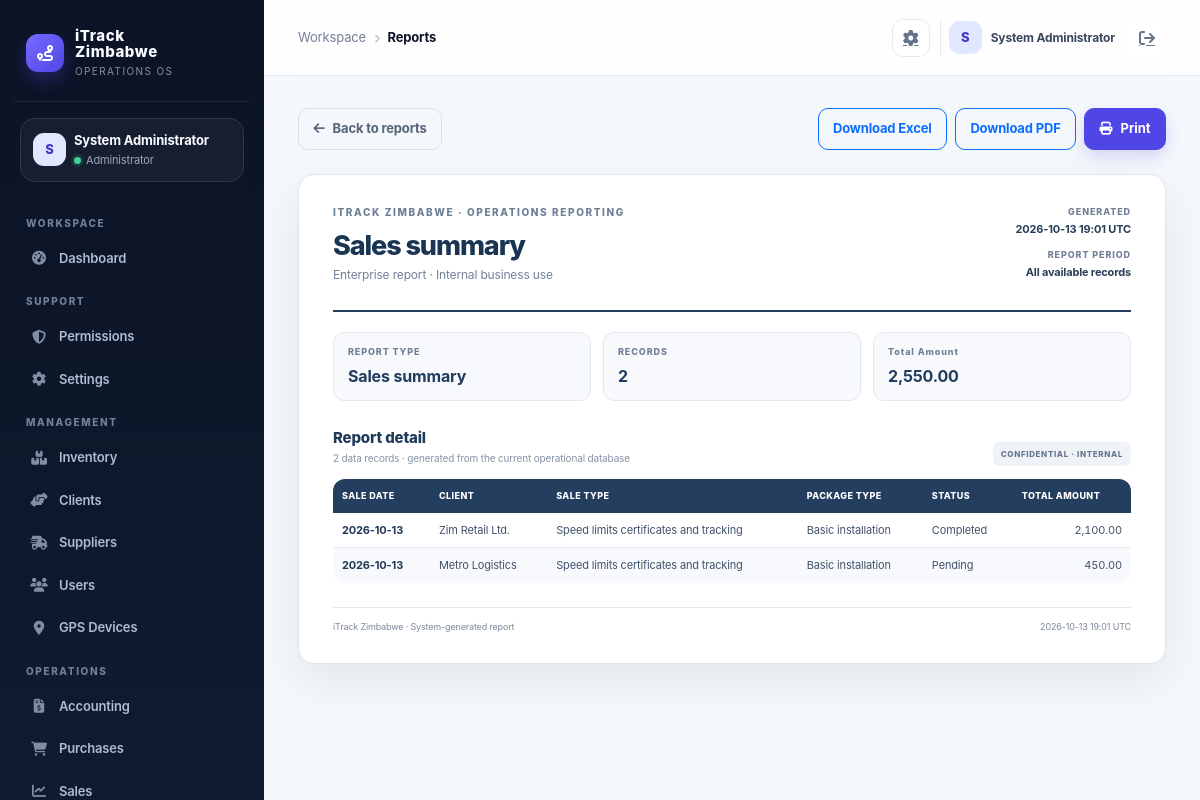
/index.php?controller=reports&action=preview&type=sales&period=all (signed in), run on the app's committed database.
### tables this page shows
CREATE TABLE IF NOT EXISTS sales (
  id INT AUTO_INCREMENT PRIMARY KEY,
  client_id INT NULL,
  sales_person_id INT NULL,
  sale_date DATE NOT NULL DEFAULT CURRENT_DATE,
  status VARCHAR(50) NOT NULL DEFAULT 'draft',
  sale_type VARCHAR(80) NOT NULL DEFAULT 'speed_certificates_tracking',
  package_type VARCHAR(80) NOT NULL DEFAULT 'basic_installation',
  total_amount DECIMAL(14,2) NOT NULL DEFAULT 0.00,
  created_at TIMESTAMP DEFAULT CURRENT_TIMESTAMP,
  FOREIGN KEY (client_id) REFERENCES clients(id) ON DELETE SET NULL,
  FOREIGN KEY (sales_person_id) REFERENCES users(id) ON DELETE SET NULL
);

CREATE TABLE IF NOT EXISTS clients (
  id INT AUTO_INCREMENT PRIMARY KEY,
  company_name VARCHAR(150) NOT NULL,
  contact_name VARCHAR(150),
  email VARCHAR(150),
  phone VARCHAR(50),
  address TEXT,
  status VARCHAR(20) NOT NULL DEFAULT 'active',
  created_at TIMESTAMP DEFAULT CURRENT_TIMESTAMP
);

### app/controllers/ReportsController.php (called while the page is built, shortened)
<?php
require_once dirname(__DIR__) . '/services/ReportFormatter.php';
class ReportsController extends Controller
{
	private Report $model;
	public function __construct()
	{
		$this->model = new Report();
	}
	private function normalizeReportType(string $type): string
	{
		$aliases = ['sales' => 'Sales summary', 'inventory' => 'Inventory valuation', 'receivables' => 'Receivables', 'gps' => 'GPS activity', 'cashbook' => 'Cash book'];
		$type = $aliases[strtolower(trim($type))] ?? trim($type);
		return in_array($type, ['Sales summary', 'Inventory valuation', 'Receivables', 'GPS activity', 'Cash book'], true) ? $type : 'Sales summary';
	}
	private function normalizeReportPeriod(string $period): string
	{
		return in_array($period, ['all', 'today', 'last_7_days', 'last_30_days', 'this_month', 'custom'], true) ? $period : 'all';
	}
	private function effectiveReportPeriod(string $type, string $period): string
	{
		return $this->normalizeReportType($type) === 'Inventory valuation' ? 'all' : $period;
	}
	public function preview(): void
	{
		$type = $this->normalizeReportType((string) ($_GET['type'] ?? 'Sales summary'));
		$period = $this->effectiveReportPeriod($type, $this->normalizeReportPeriod((string) ($_GET['period'] ?? 'all')));
		$startDate = (string) ($_GET['start_date'] ?? '');
		$endDate = (string) ($_GET['end_date'] ?? '');
		$periodLabels = [
			'all' => 'All available records',
			'today' => 'Today',
			'last_7_days' => 'Last 7 days',
			'last_30_days' => 'Last 30 days',
			'this_month' => 'This month',
			'custom' => $startDate . ' – ' . $endDate,
		];
		$this->view('reports/preview', [
			'title' => $type . ' report',
			'reportType' => $type,
			'reportPeriod' => $type === 'Inventory valuation' ? 'Current stock snapshot' : $periodLabels[$period],
			'period' => $period,
			'rows' => ReportFormatter::rows($this->model->exportRows($type, $period, $startDate, $endDate)),
			'generatedAt' => date('Y-m-d H:i T'),
		]);
	}
}

### public/index.php (called while the page is built, shortened)
<?php
$uri = $_SERVER['REQUEST_URI'] ?? '/';
$controllerKey = $_GET['controller'] ?? null;
$actionKey = $_GET['action'] ?? null;
$route = $controllerKey ? [
    'controller' => ucfirst($controllerKey) . 'Controller',
    'action' => $actionKey ?? 'index',
] : Router::route($uri);
$actionName = $route['action'];
$controller = new $controllerName();
$controller->$actionName();

### app/core/Model.php (called while the page is built, shortened)
<?php
require_once dirname(__DIR__) . '/config/database.php';
abstract class Model
{
    protected PDO $db;
    public function __construct()
    {
        $this->db = Database::getInstance();
    }
    protected function fetchAll(string $sql, array $params = []): array
    {
        $stmt = $this->db->prepare($sql);
        $stmt->execute($params);
        return $stmt->fetchAll();
    }
    protected function execute(string $sql, array $params = []): int
    {
        $stmt = $this->db->prepare($sql);
        $stmt->execute($params);
        return $stmt->rowCount();
    }
}

### app/config/env.php (called while the page is built, shortened)
<?php
function loadEnv(): array
{
    static $loaded = null;
    if ($loaded !== null) {
        return $loaded;
    }
    $loaded = [];
    $envPath = dirname(__DIR__, 2) . '/.env';
    if (!is_readable($envPath)) {
        return $loaded;
    }
    return $loaded;
}
function env(string $key, $default = null)
{
    $vars = loadEnv();
    $value = getenv($key);
    return $value !== false ? $value : $default;
}

### app/config/app.php (called while the page is built)
<?php
require_once __DIR__ . '/env.php';
return [
    'app_name' => env('APP_NAME', 'iTrack Zimbabwe'),
    'debug' => filter_var(env('APP_DEBUG', false), FILTER_VALIDATE_BOOLEAN),
    'base_url' => env('APP_BASE_URL', '/itrack-zimbabwe'),
    'db' => [
        'host' => env('DB_HOST', '127.0.0.1'),
        'port' => env('DB_PORT', '3306'),
        'name' => env('DB_NAME', 'itrack_zimbabwe'),
        'user' => env('DB_USER', 'root'),
        'pass' => env('DB_PASS', ''),
    ],
    'session_name' => env('SESSION_NAME', 'itrack_session'),
    'csrf_token_name' => env('CSRF_TOKEN_NAME', 'csrf_token'),
    'upload_dir' => env('UPLOAD_DIR', dirname(__DIR__, 1) . '/uploads'),
    'openrouter_api_key' => env('OPENROUTER_API_KEY', ''),
    'openrouter_model' => env('OPENROUTER_MODEL', 'openrouter/free'),
];

### app/config/database.php (called while the page is built, shortened)
<?php
require_once dirname(__DIR__) . '/config/app.php';
class Database
{
    private static ?PDO $instance = null;
    public static function getInstance(): PDO
    {
        if (self::$instance === null) {
            $config = require dirname(__DIR__) . '/config/app.php';
            $mysqlEnabled = extension_loaded('pdo_mysql');
            if ($mysqlEnabled) {
                try {
                    $dsn = sprintf('mysql:host=%s;port=%s;dbname=%s;charset=utf8mb4', $config['db']['host'], $config['db']['port'], $config['db']['name']);
                    self::$instance = new PDO($dsn, $config['db']['user'], $config['db']['pass'], [
                        PDO::ATTR_ERRMODE => PDO::ERRMODE_EXCEPTION,
                        PDO::ATTR_DEFAULT_FETCH_MODE => PDO::FETCH_ASSOC,
                        PDO::ATTR_EMULATE_PREPARES => false,
                    ]);
                } catch (PDOException $exception) {
                    self::$instance = self::createSqliteInstance($config);
                }
            } else {
                self::$instance = self::createSqliteInstance($config);
            }
        }
        return self::$instance;
    }
}

### app/models/Report.php (called while the page is built, shortened)
<?php
class Report extends ModuleModel {
    private function periodBounds(string $period): ?array
    {
        $today = new DateTimeImmutable('today');
        return match ($period) {
            'today' => [$today, $today->modify('+1 day')],
            'last_7_days' => [$today->modify('-6 days'), $today->modify('+1 day')],
            'last_30_days' => [$today->modify('-29 days'), $today->modify('+1 day')],
            'this_month' => [$today->modify('first day of this month'), $today->modify('first day of next month')],
            default => null,
        };
    }
    private function periodCondition(string $column, string $period, ?string $startDate = null, ?string $endDate = null): array
    {
        $bounds = $this->periodBounds($period);
        if ($bounds === null) {
            return ['', []];
        }
        return [
            ' WHERE ' . $column . ' >= ? AND ' . $column . ' < ?',
            [$bounds[0]->format('Y-m-d'), $bounds[1]->format('Y-m-d')],
        ];
    }
    public function exportRows(string $type, string $period = 'all', ?string $startDate = null, ?string $endDate = null): array
    {
        [$condition, $params] = match ($type) {
            'Inventory valuation' => ['', []],
            'Receivables' => $this->periodCondition('i.due_date', $period, $startDate, $endDate),
            'GPS activity' => $this->periodCondition('installed_at', $period, $startDate, $endDate),
            'Cash book' => $this->periodCondition('entry_date', $period, $startDate, $endDate),
            default => $this->periodCondition('s.sale_date', $period, $startDate, $endDate),
        };
        return match ($type) {
            'Inventory valuation' => $this->fetchAll('SELECT p.name, p.device_type, p.imei, COALESCE(SUM(s.quantity), MAX(p.opening_stock), 0) AS quantity_on_hand, p.cost_price, COALESCE(SUM(s.quantity), MAX(p.opening_stock), 0)*p.cost_price AS stock_value FROM products p LEFT JOIN stocks s ON s.product_id=p.id GROUP BY p.id ORDER BY p.name'),
            'Receivables' => $this->fetchAll('SELECT i.invoice_number, c.company_name AS client, i.due_date, i.status, i.total_amount FROM invoices i LEFT JOIN sales s ON s.id=i.sale_id LEFT JOIN clients c ON c.id=s.client_id' . $condition . ' ORDER BY i.due_date', $params),
            'GPS activity' => $this->fetchAll('SELECT device_name, device_type, imei, serial, status, installed_at FROM gps_devices' . $condition . ' ORDER BY device_name', $params),
            'Cash book' => $this->fetchAll('SELECT entry_date, description, debit, credit, balance FROM cash_book' . $condition . ' ORDER BY entry_date DESC', $params),
            default => $this->fetchAll('SELECT s.sale_date, c.company_name AS client, s.sale_type, s.package_type, s.status, s.total_amount FROM sales s LEFT JOIN clients c ON c.id=s.client_id' . $condition . ' ORDER BY s.sale_date DESC', $params),
        };
    }
}

### app/services/ReportFormatter.php (called while the page is built, shortened)
<?php
final class ReportFormatter
{
    public static function displayValue(string $column, mixed $value): string
    {
        if (is_numeric($value) && preg_match('/amount|price|value|balance|debit|credit/i', $column)) {
            return number_format((float) $value, 2, '.', ',');
        }
        return (string) $value;
    }
}

### app/views/reports/preview.php (the view, shortened to what this page needs)
<?php
$escape = static fn ($value): string => htmlspecialchars((string) $value, ENT_QUOTES, 'UTF-8');
$rows = $rows ?? [];
$columns = $rows ? array_keys($rows[0]) : [];
$summaryKey = null;
foreach (['total_amount', 'stock_value'] as $candidate) {
    if ($columns && in_array($candidate, $columns, true)) {
        $summaryKey = $candidate;
        break;
    }
}
$summaryTotal = 0.0;
if ($summaryKey !== null) {
    foreach ($rows as $row) {
        if (is_numeric($row[$summaryKey] ?? null)) $summaryTotal += (float) $row[$summaryKey];
    }
}
$period = (string) ($period ?? 'all');
$reportPeriod = (string) ($reportPeriod ?? 'All available records');
$baseUrl = '/index.php?controller=reports&action=export&type=' . urlencode((string) ($reportType ?? 'Sales summary')) . '&period=' . urlencode($period);
?>
<div class="report-toolbar d-flex justify-content-between align-items-center gap-2 flex-wrap mb-4">
    <a class="btn btn-outline-secondary" href="/index.php?controller=reports"><i class="fa-solid fa-arrow-left me-2"></i>Back to reports</a>
    <div class="d-flex gap-2">
        <a class="btn btn-outline-primary" href="<?= $escape($baseUrl) ?>&amp;format=xlsx">Download Excel</a>
        <a class="btn btn-outline-primary" href="<?= $escape($baseUrl) ?>&amp;format=pdf">Download PDF</a>
        <button class="btn btn-primary" type="button" onclick="window.print()"><i class="fa-solid fa-print me-2"></i>Print</button>
    </div>
</div>
<article class="report-document">
    <header class="report-header">
        <div>
            <div class="report-kicker">iTrack Zimbabwe · Operations reporting</div>
            <h1><?= $escape($reportType ?? 'Business report') ?></h1>
            <p>Enterprise report · Internal business use</p>
        </div>
        <div class="report-date">
            <span>GENERATED</span><strong><?= $escape($generatedAt ?? date('Y-m-d H:i T')) ?></strong>
            <span>REPORT PERIOD</span><strong><?= $escape($reportPeriod) ?></strong>
        </div>
    </header>
    <section class="report-summary" aria-label="Report summary">
        <div class="summary-card"><span>REPORT TYPE</span><strong><?= $escape($reportType ?? '') ?></strong></div>
        <div class="summary-card"><span>RECORDS</span><strong><?= number_format(count($rows)) ?></strong></div>
        <?php if ($summaryKey !== null): ?>
            <div class="summary-card"><span><?= $escape(ucwords(str_replace('_', ' ', $summaryKey))) ?></span><strong><?= number_format($summaryTotal, 2) ?></strong></div>
        <?php endif; ?>
    </section>
    <section class="report-table-section">
        <div class="table-heading">
            <div><h2>Report detail</h2><p><?= number_format(count($rows)) ?> data records · generated from the current operational database</p></div>
            <span class="report-confidential">CONFIDENTIAL · INTERNAL</span>
        </div>
        <?php if (!$rows): ?>
            <div class="empty-report">No records matched this report. Try again after data has been entered.</div>
        <?php else: ?>
            <div class="table-responsive">
                <table class="table report-data-table">
                    <thead><tr><?php foreach ($columns as $column): ?><th scope="col"><?= $escape(ucwords(str_replace('_', ' ', $column))) ?></th><?php endforeach; ?></tr></thead>
                    <tbody><?php foreach ($rows as $row): ?><tr><?php foreach ($columns as $column): ?><?php $value = $row[$column] ?? ''; ?><td class="<?= is_numeric($value) ? 'numeric' : '' ?>"><?= $escape(ReportFormatter::displayValue((string) $column, $value)) ?></td><?php endforeach; ?></tr><?php endforeach; ?></tbody>
                </table>
            </div>
        <?php endif; ?>
    </section>
    <footer class="report-footer"><span>iTrack Zimbabwe · System-generated report</span><span><?= $escape($generatedAt ?? date('Y-m-d H:i T')) ?></span></footer>
</article>

### data on the page
sales: sale_date "2026-10-13", client.company_name "Zim Retail Ltd.", value "Speed limits certificates and tracking", value "Basic installation", value "Completed", total_amount "2,100.00"
sales: sale_date "2026-10-13", client.company_name "Metro Logistics", value "Speed limits certificates and tracking", value "Basic installation", value "Pending", total_amount "450.00"

### other printed values
$initials "S"
$user['name'] "System Administrator"
$role "Administrator"
$group "WORKSPACE"
$item['label'] "Dashboard"
$group "SUPPORT"
$item['label'] "Permissions"
$item['label'] "Settings"
$group "MANAGEMENT"
$item['label'] "Inventory"
$item['label'] "Clients"
$item['label'] "Suppliers"
$item['label'] "Users"
$item['label'] "GPS Devices"
$group "OPERATIONS"
